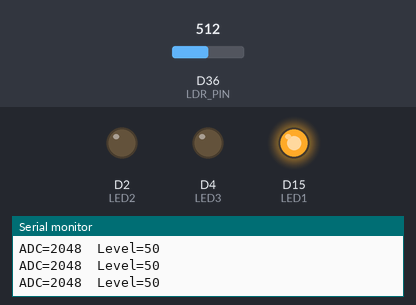
A sketch run on a simulated Arduino Due. Parts: output pins drawn as LEDs (lit = HIGH), the last lines printed to the serial monitor. The test bench sets the inputs (shaded band); at power-on: D36 (LDR_PIN) = 512 (analog values on the 0–1023 scale).

Above: at 1.2 s.
1.3 s: D36 (LDR_PIN) set to 596
2.8 s: D36 (LDR_PIN) set to 626
At 3.6 s:
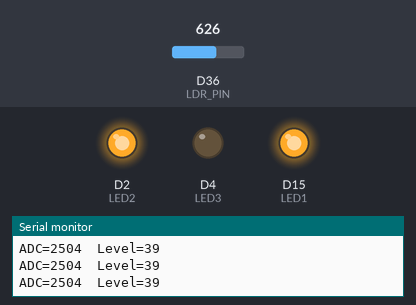
4.3 s: D36 (LDR_PIN) set to 809
5.8 s: D36 (LDR_PIN) set to 837
At 6.2 s:
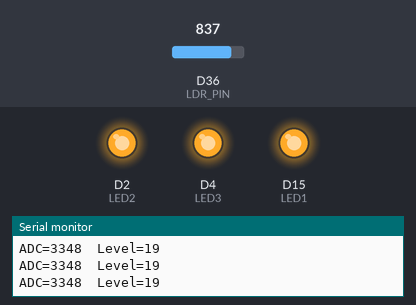
7.3 s: D36 (LDR_PIN) set to 306
At 8.5 s:
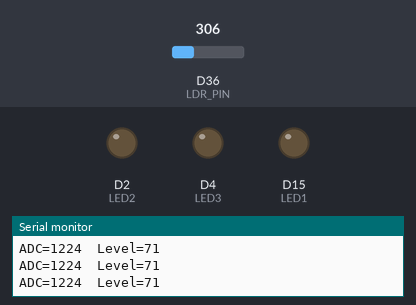
8.8 s: D36 (LDR_PIN) set to 400
10.3 s: D36 (LDR_PIN) set to 421
At 11.3 s:
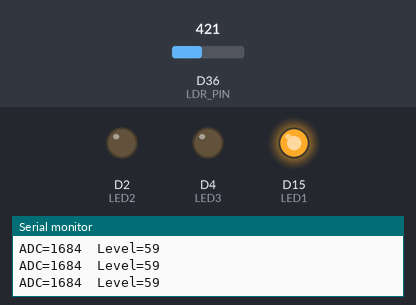
Timing chart, 0 to 12.8 s (numbered marks = the images above; inputs shaded):
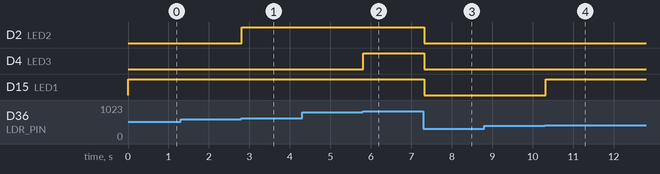

The sketch:

05_night_3_led.ino
```cpp
const int LDR_PIN = 36;

const int LED1 = 15;
const int LED2 = 2;
const int LED3 = 4;

void setup() {
  Serial.begin(115200);

  pinMode(LED1, OUTPUT);
  pinMode(LED2, OUTPUT);
  pinMode(LED3, OUTPUT);

  analogReadResolution(12);
}

void loop() {

  int adcValue = analogRead(LDR_PIN);

  // 轉換成 0~100
  int lightLevel = map(adcValue, 0, 4095, 100, 0);

  Serial.print("ADC=");
  Serial.print(adcValue);
  Serial.print("  Level=");
  Serial.println(lightLevel);

  if (lightLevel > 60) {
    // 明亮
    digitalWrite(LED1, LOW);
    digitalWrite(LED2, LOW);
    digitalWrite(LED3, LOW);
  }
  else if (lightLevel > 40) {
    // 微暗
    digitalWrite(LED1, HIGH);
    digitalWrite(LED2, LOW);
    digitalWrite(LED3, LOW);
  }
  else if (lightLevel > 20) {
    // 更暗
    digitalWrite(LED1, HIGH);
    digitalWrite(LED2, HIGH);
    digitalWrite(LED3, LOW);
  }
  else {
    // 很暗
    digitalWrite(LED1, HIGH);
    digitalWrite(LED2, HIGH);
    digitalWrite(LED3, HIGH);
  }

  delay(100);  // 每秒10次
}
```

Measured:
- the behaviour switches between 614 and 615 on D36 (LDR_PIN) (found by bisection; images 0 and 1)
- the behaviour switches between 818 and 819 on D36 (LDR_PIN) (found by bisection; images 1 and 2)
- the behaviour switches between 409 and 410 on D36 (LDR_PIN) (found by bisection; images 3 and 4)
- after the input at 2.8 s, D2 (LED2): LOW → HIGH at once
- after the input at 5.8 s, D4 (LED3): LOW → HIGH at once
- after the input at 7.3 s, D2 (LED2), D4 (LED3), D15 (LED1): HIGH → LOW at once
- after the input at 10.3 s, D15 (LED1): LOW → HIGH at once
